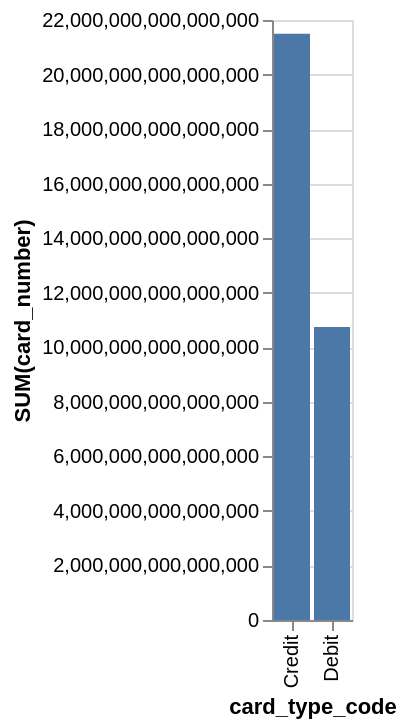

Specify this chart in Vega-Lite:
### Vega-Lite specification from a JSON file in a GitHub repository (floating-point values rounded to 4 significant figures)
{"data": {"values": [{"x_data": "Credit", "y_data": 21491532119475148}, {"x_data": "Debit", "y_data": 10744938002896200}]}, "mark": "bar", "encoding": {"x": {"field": "x_data", "type": "nominal", "title": "card_type_code", "sort": "ascending"}, "y": {"field": "y_data", "type": "quantitative", "title": "SUM(card_number)"}}}
